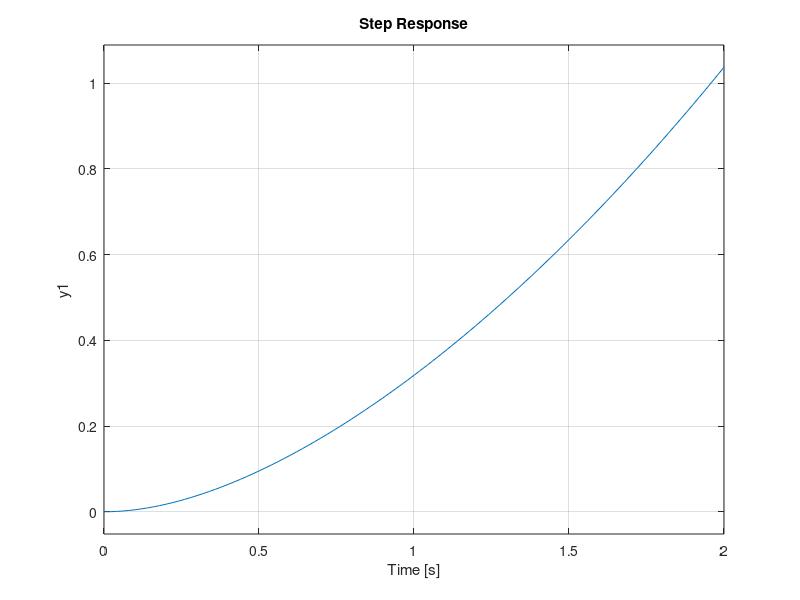
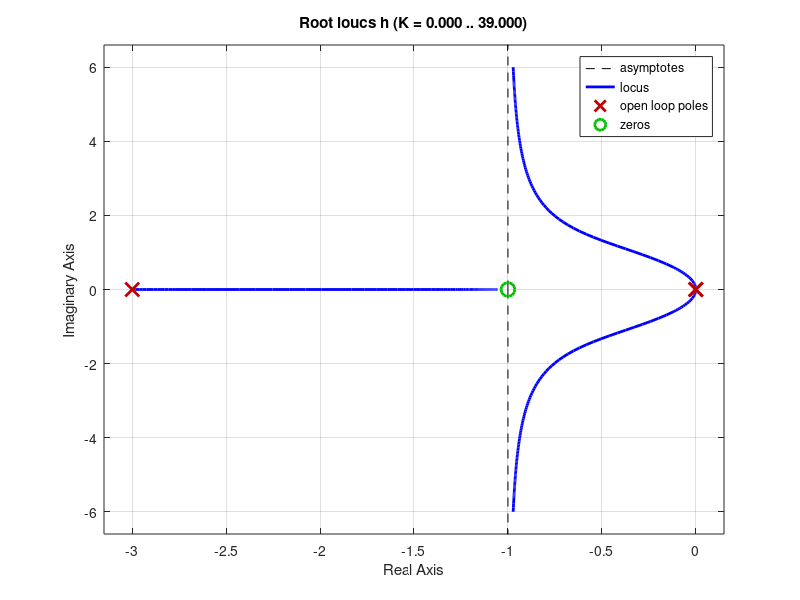
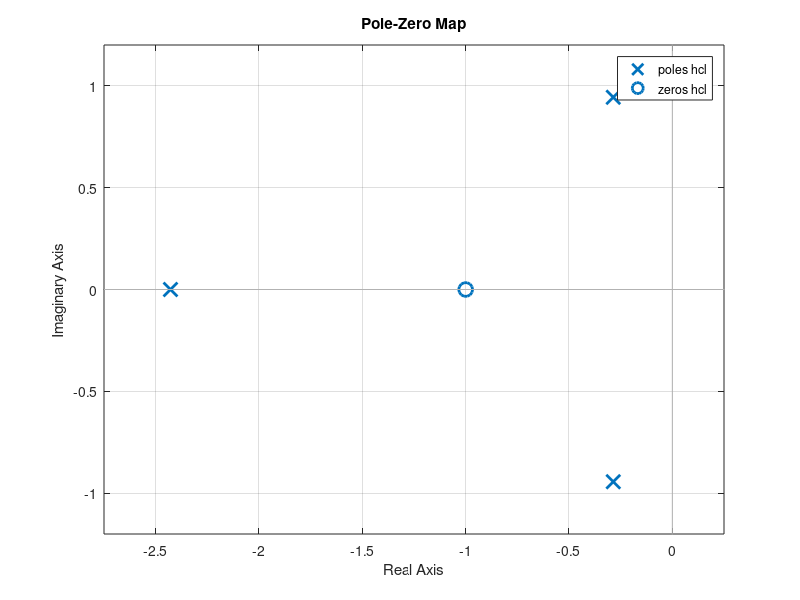
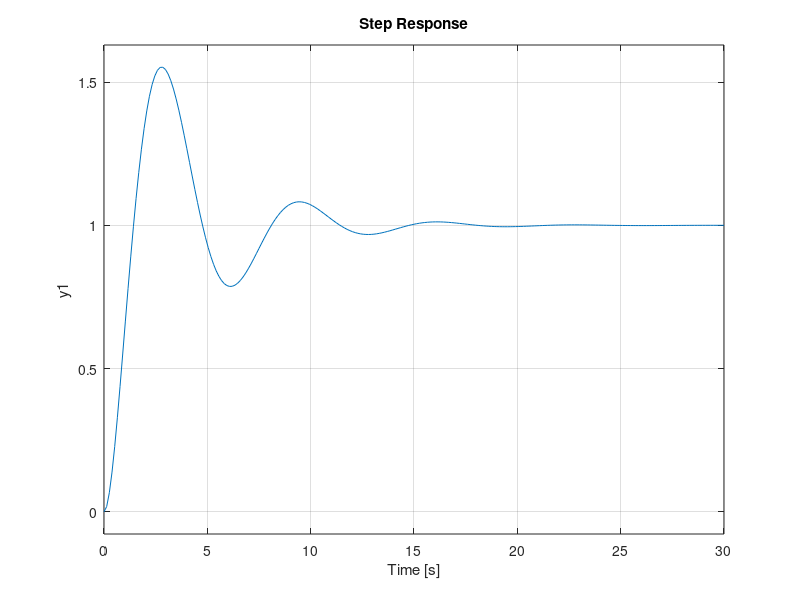

MATLAB code to generate these figures, in order:
clc
clear
close all

% -----funcion en lazo abierto------
h=tf([1 1],[1 3 0 0]);
step(h);
figure
rlocus(h)

%----------lazo cerrado----
k=2.36;
hcl=feedback(h*k,1);
figure
pzmap(hcl);
figure
step(hcl)

%%-verificar que el polo s1=-0.281+0.935i
s1=-1.5+3i
ang= rad2deg(angle((s1+1)/(s1^2*(s1+3))));
%-----encontrar k por la condicion de magnitud-- 
k=1/abs((s1+1)/(s1^2*(s1+3))); %K=2.36
